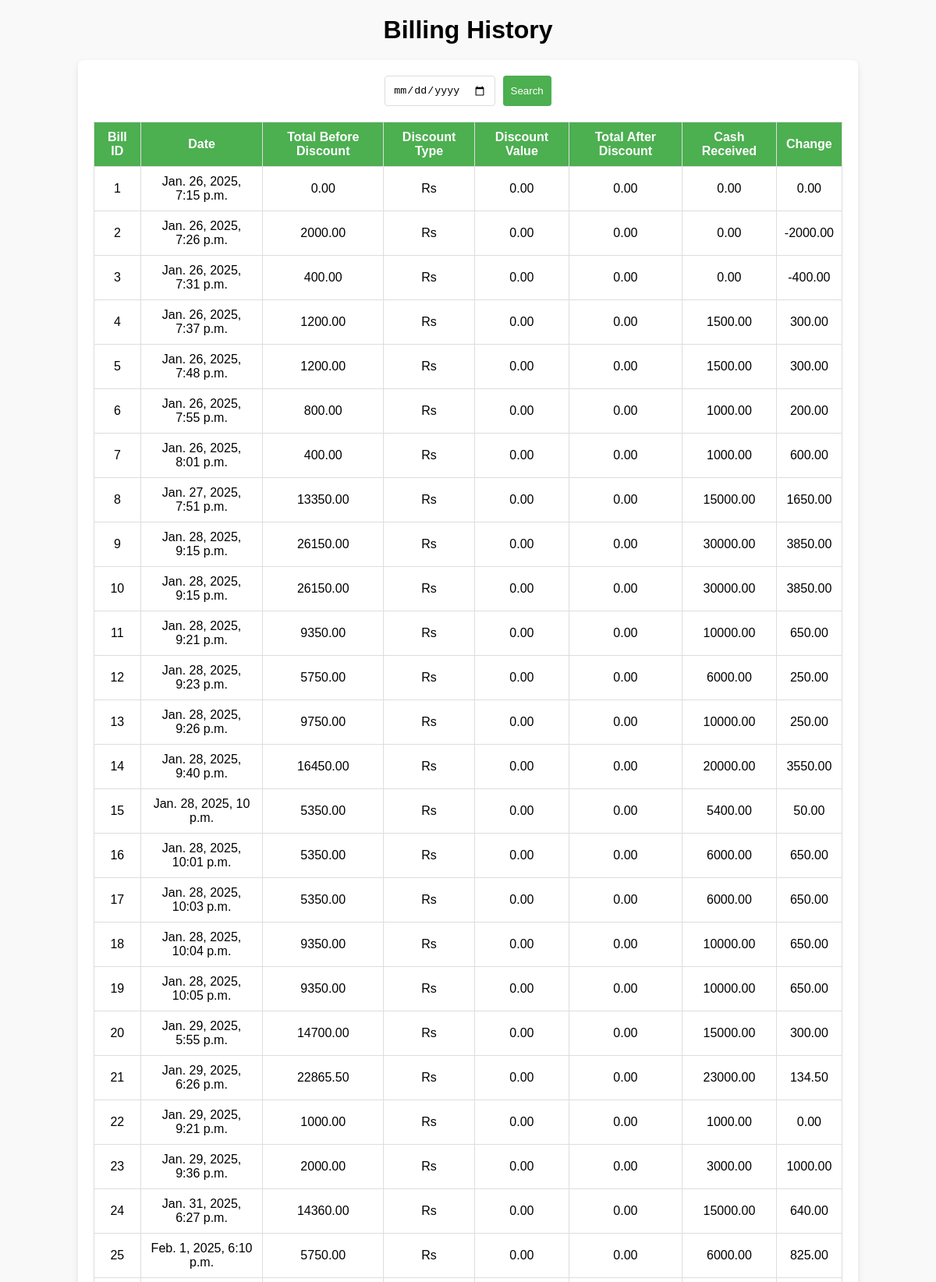
Screenshot of /billing-history/ (signed in, upper part) with the database file from the repository.
### keychain_app/models.py (models this page shows, shortened)
class BillingRecord(models.Model):
    created_at = models.DateTimeField(auto_now_add=True)
    items = models.TextField()  # JSON string of purchased items
    total_amount = models.DecimalField(max_digits=10, decimal_places=2, default=0.00)  # Before discount
    discount_type = models.CharField(max_length=10, default="Rs")  # Rs or %
    discount_value = models.DecimalField(max_digits=10, decimal_places=2, default=0.00)
    discounted_total = models.DecimalField(max_digits=10, decimal_places=2, default=0.00)  # After discount
    cash_received = models.DecimalField(max_digits=10, decimal_places=2, default=0.00)
    change = models.DecimalField(max_digits=10, decimal_places=2, default=0.00)

### keychain_app/views.py (the view)
# urls.py: path('billing-history/', views.billing_history, name='billing_history'),
@staff_member_required
def billing_history(request):
    search_date = request.GET.get('date')
    records = BillingRecord.objects.all()
    if search_date:
        try:
            date = parse_date(search_date)
            records = records.filter(created_at__date=date)
        except ValueError:
            pass  # Ignore invalid dates
    return render(request, 'billing_history.html', {'records': records})

### keychain_app/templates/billing_history.html (shortened to what this page needs)
<!DOCTYPE html>
<html>
<head>
</head>
<body>
    <h1>Billing History</h1>
    <div class="container">
        <form method="get">
            <input type="date" name="date" value="{{ request.GET.date }}">
            <button type="submit">Search</button>
        </form>
        <table>
            <tr>
                <th>Bill ID</th>
                <th>Date</th>
                <th>Total Before Discount</th>
                <th>Discount Type</th>
                <th>Discount Value</th>
                <th>Total After Discount</th>
                <th>Cash Received</th>
                <th>Change</th>
            </tr>
            {% for record in records %}
            <tr>
                <td>{{ record.id }}</td>
                <td>{{ record.created_at }}</td>
                <td>{{ record.total_amount }}</td>
                <td>{{ record.discount_type }}</td>
                <td>{{ record.discount_value }}</td>
                <td>{{ record.discounted_total }}</td>
                <td>{{ record.cash_received }}</td>
                <td>{{ record.change }}</td>
            </tr>
            {% endfor %}
        </table>
    </div>
</body>
</html>

### keychain_app/templates/billing_history.html (style rules this page uses)
body { font-family: Arial, sans-serif; background-color: #f9f9f9; margin: 0; padding: 0; }
h1 { text-align: center; margin: 20px 0; }
.container { width: 80%; margin: 0 auto; background: #fff; border-radius: 8px; box-shadow: 0 4px 8px rgba(0, 0, 0, 0.1); padding: 20px; }
form { display: flex; justify-content: center; margin-bottom: 20px; }
form input, form button { padding: 10px; border: 1px solid #ddd; border-radius: 4px; }
form button { margin-left: 10px; background: #4CAF50; color: white; border: none; cursor: pointer; }
table { width: 100%; border-collapse: collapse; margin-bottom: 20px; }
table, th, td { border: 1px solid #ddd; }
th, td { padding: 10px; text-align: center; }
th { background: #4CAF50; color: white; }

### rows the page displays
BillingRecord: id "1", created_at "Jan. 26, 2025, 7:15 p.m.", total_amount "0.00", discount_type "Rs", discount_value "0.00", discounted_total "0.00", cash_received "0.00", change "0.00"
BillingRecord: id "2", created_at "Jan. 26, 2025, 7:26 p.m.", total_amount "2000.00", discount_type "Rs", discount_value "0.00", discounted_total "0.00", cash_received "0.00", change "-2000.00"
BillingRecord: id "3", created_at "Jan. 26, 2025, 7:31 p.m.", total_amount "400.00", discount_type "Rs", discount_value "0.00", discounted_total "0.00", cash_received "0.00", change "-400.00"
BillingRecord: id "4", created_at "Jan. 26, 2025, 7:37 p.m.", total_amount "1200.00", discount_type "Rs", discount_value "0.00", discounted_total "0.00", cash_received "1500.00", change "300.00"
BillingRecord: id "5", created_at "Jan. 26, 2025, 7:48 p.m.", total_amount "1200.00", discount_type "Rs", discount_value "0.00", discounted_total "0.00", cash_received "1500.00", change "300.00"
BillingRecord: id "6", created_at "Jan. 26, 2025, 7:55 p.m.", total_amount "800.00", discount_type "Rs", discount_value "0.00", discounted_total "0.00", cash_received "1000.00", change "200.00"
BillingRecord: id "7", created_at "Jan. 26, 2025, 8:01 p.m.", total_amount "400.00", discount_type "Rs", discount_value "0.00", discounted_total "0.00", cash_received "1000.00", change "600.00"
BillingRecord: id "8", created_at "Jan. 27, 2025, 7:51 p.m.", total_amount "13350.00", discount_type "Rs", discount_value "0.00", discounted_total "0.00", cash_received "15000.00", change "1650.00"
BillingRecord: id "9", created_at "Jan. 28, 2025, 9:15 p.m.", total_amount "26150.00", discount_type "Rs", discount_value "0.00", discounted_total "0.00", cash_received "30000.00", change "3850.00"
BillingRecord: id "10", created_at "Jan. 28, 2025, 9:15 p.m.", total_amount "26150.00", discount_type "Rs", discount_value "0.00", discounted_total "0.00", cash_received "30000.00", change "3850.00"
BillingRecord: id "11", created_at "Jan. 28, 2025, 9:21 p.m.", total_amount "9350.00", discount_type "Rs", discount_value "0.00", discounted_total "0.00", cash_received "10000.00", change "650.00"
BillingRecord: id "12", created_at "Jan. 28, 2025, 9:23 p.m.", total_amount "5750.00", discount_type "Rs", discount_value "0.00", discounted_total "0.00", cash_received "6000.00", change "250.00"
BillingRecord: id "13", created_at "Jan. 28, 2025, 9:26 p.m.", total_amount "9750.00", discount_type "Rs", discount_value "0.00", discounted_total "0.00", cash_received "10000.00", change "250.00"
BillingRecord: id "14", created_at "Jan. 28, 2025, 9:40 p.m.", total_amount "16450.00", discount_type "Rs", discount_value "0.00", discounted_total "0.00", cash_received "20000.00", change "3550.00"
BillingRecord: id "15", created_at "Jan. 28, 2025, 10 p.m.", total_amount "5350.00", discount_type "Rs", discount_value "0.00", discounted_total "0.00", cash_received "5400.00", change "50.00"
BillingRecord: id "16", created_at "Jan. 28, 2025, 10:01 p.m.", total_amount "5350.00", discount_type "Rs", discount_value "0.00", discounted_total "0.00", cash_received "6000.00", change "650.00"
BillingRecord: id "17", created_at "Jan. 28, 2025, 10:03 p.m.", total_amount "5350.00", discount_type "Rs", discount_value "0.00", discounted_total "0.00", cash_received "6000.00", change "650.00"
BillingRecord: id "18", created_at "Jan. 28, 2025, 10:04 p.m.", total_amount "9350.00", discount_type "Rs", discount_value "0.00", discounted_total "0.00", cash_received "10000.00", change "650.00"
BillingRecord: id "19", created_at "Jan. 28, 2025, 10:05 p.m.", total_amount "9350.00", discount_type "Rs", discount_value "0.00", discounted_total "0.00", cash_received "10000.00", change "650.00"
BillingRecord: id "20", created_at "Jan. 29, 2025, 5:55 p.m.", total_amount "14700.00", discount_type "Rs", discount_value "0.00", discounted_total "0.00", cash_received "15000.00", change "300.00"
BillingRecord: id "21", created_at "Jan. 29, 2025, 6:26 p.m.", total_amount "22865.50", discount_type "Rs", discount_value "0.00", discounted_total "0.00", cash_received "23000.00", change "134.50"
BillingRecord: id "22", created_at "Jan. 29, 2025, 9:21 p.m.", total_amount "1000.00", discount_type "Rs", discount_value "0.00", discounted_total "0.00", cash_received "1000.00", change "0.00"
BillingRecord: id "23", created_at "Jan. 29, 2025, 9:36 p.m.", total_amount "2000.00", discount_type "Rs", discount_value "0.00", discounted_total "0.00", cash_received "3000.00", change "1000.00"
BillingRecord: id "24", created_at "Jan. 31, 2025, 6:27 p.m.", total_amount "14360.00", discount_type "Rs", discount_value "0.00", discounted_total "0.00", cash_received "15000.00", change "640.00"
BillingRecord: id "25", created_at "Feb. 1, 2025, 6:10 p.m.", total_amount "5750.00", discount_type "Rs", discount_value "0.00", discounted_total "0.00", cash_received "6000.00", change "825.00"
